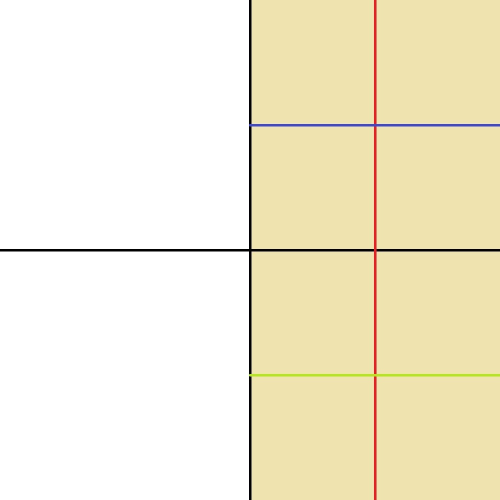
#> input picture ImaginaryNumber/res/input.jpg, 1000 x 1000 px (shown at 1/2 size)
$ python Transfer.py
#> lines starting #> are read from the running program, lines starting #| are printed output that depends on the picture
# codes borrowed from https://github.com/stephencwelch/Imaginary-Numbers-Are-Real

import matplotlib.image as mpimg
from pylab import *
import cv2

img = mpimg.imread('res/input.jpg')
#> img is the input picture: shape (1000, 1000, 3); mean R, G, B 243.9, 237.3, 212

# show image
# image: (1000, 1000, 3)
figure(0, (6, 6))
imshow(img)
show()

# cut the right part of image
imgRight = img[:, img.shape[1] // 2:]
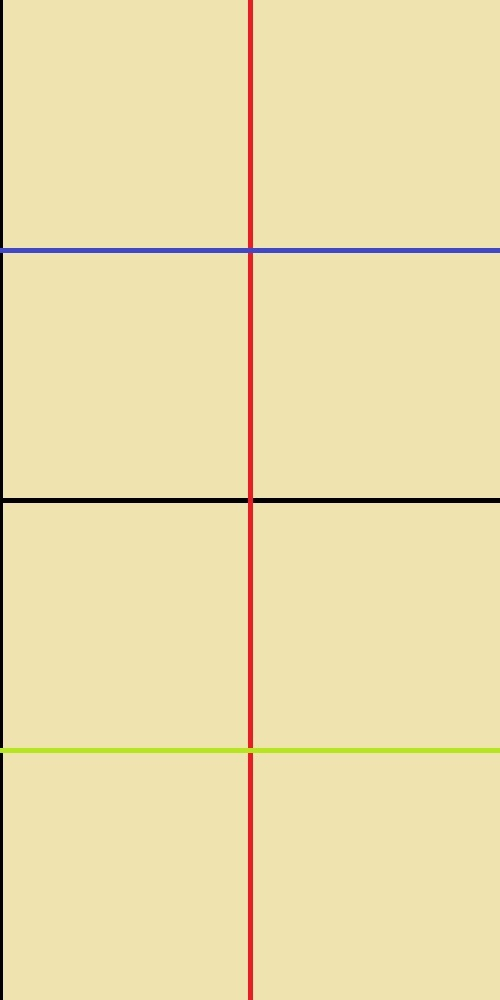
#> imgRight: shape (1000, 500, 3); mean R, G, B 235, 221.9, 171.3
# range of z
inputBounds = np.array([0, 2, -2, 2])
# size of original image
inputResolution = imgRight.shape
#> inputResolution = (1000, 500, 3)

# show right part of image
figure(0, (6, 6))
imshow(imgRight)
show()

# range of w
outputBounds = 6.5 * np.array([-1, 1, -1, 1])
# size of output image
outputResolution = [1200, 1200]

# Create x and y sampling vectors
xInput = np.linspace(inputBounds[0], inputBounds[1], inputResolution[1])
#> xInput = 500 values from 0 to 2
yInput = np.linspace(inputBounds[2], inputBounds[3], inputResolution[0])
#> yInput = 1000 values from -2 to 2

# Put sampling vectors on 2d grid:
x, y = np.meshgrid(xInput, yInput)
z = x + 1j * y

# print(z[0:4, 0:4])

w = z ** 2

# calculate scalar of re and im
reSlope = float(outputResolution[1]) / (outputBounds[1] - outputBounds[0])
imSlope = float(outputResolution[0]) / (outputBounds[3] - outputBounds[2])

# build index of output image
reIndex = (w.real * reSlope + outputResolution[1] / 2).round().astype('int')
imIndex = (w.imag * imSlope + outputResolution[0] / 2).round().astype('int')

outputImageSize = outputResolution[:]
outputImageSize.append(3)

mappedImage = np.empty(outputImageSize)
mappedImage[:] = NAN


def nasty_loop_time():
    whiteThresh = 200

    for i in range(inputResolution[0]):
        for j in range(inputResolution[1]):
            # Only map pixels in the output range:
            if 0 < reIndex[i, j] < outputResolution[1]:
                if 0 < imIndex[i, j] < outputResolution[0]:
                    # Check if that pixel has been filled yet:
                    if isnan(mappedImage[imIndex[i, j], reIndex[i, j], 0]):
                        mappedImage[imIndex[i, j], reIndex[i, j], :] = imgRight[i, j, :]
                    # Check if non-white:
                    elif imgRight[i, j, 0] < whiteThresh or imgRight[i, j, 1] < whiteThresh or \
                            imgRight[i, j, 2:] < whiteThresh:
                        mappedImage[imIndex[i, j], reIndex[i, j], :] = imgRight[i, j, :]
#> mappedImage: shape (1200, 1200, 3) float64; 72.58% of the values are NaN or infinite; the others: min 0, max 255, mean 210.1


nasty_loop_time()

# figure(0, (12, 12))
mappedImageInt = mappedImage.astype('uint8')
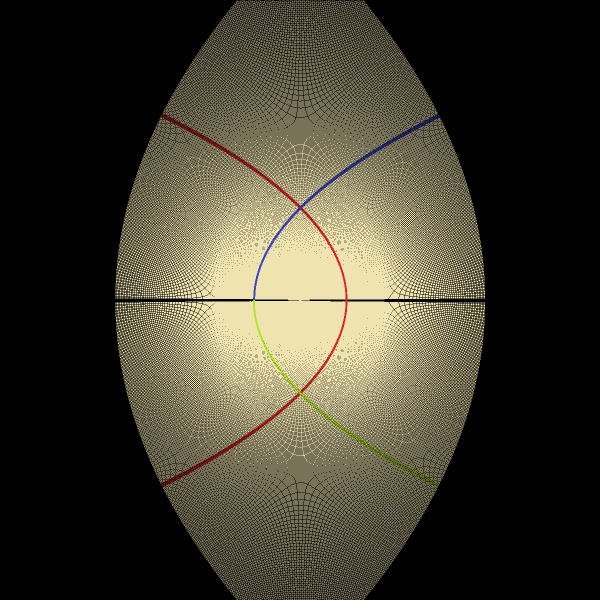
#> mappedImageInt: shape (1200, 1200, 3) (shown at 1/2 size); mean R, G, B 64.7, 61, 47.1
# imshow(mappedImageInt)
# show()

# inpainting
mask = np.zeros((outputResolution[0], outputResolution[1]), dtype='uint8')
mask[isnan(mappedImage[:, :, 0])] = 1

# figure(0, (7, 7))
# imshow(mask)
# show()

# use the central part of output image
maskCentral = mask.copy()[300:900, 300:900]
mappedImageCentral = mappedImageInt.copy()[300:900, 300:900, :]
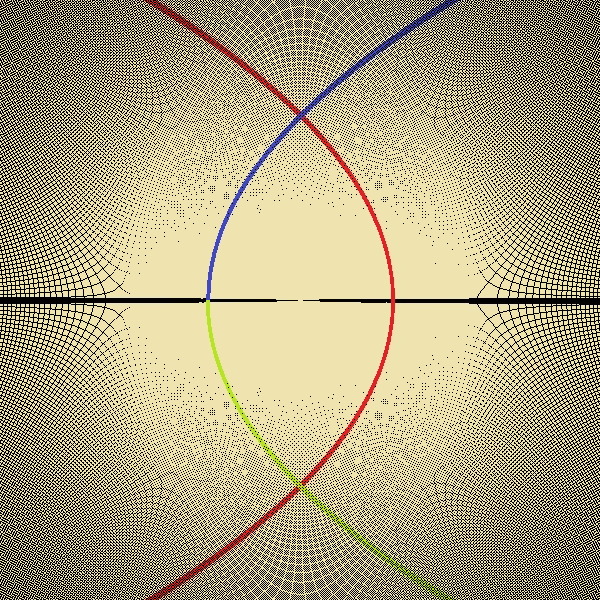
#> mappedImageCentral: shape (600, 600, 3); mean R, G, B 171.2, 161.4, 124.6

# figure(0, (7, 7))
# imshow(mappedImageCentral)
# show()

finalImage = cv2.inpaint(mappedImageCentral, maskCentral, 3, cv2.INPAINT_NS)
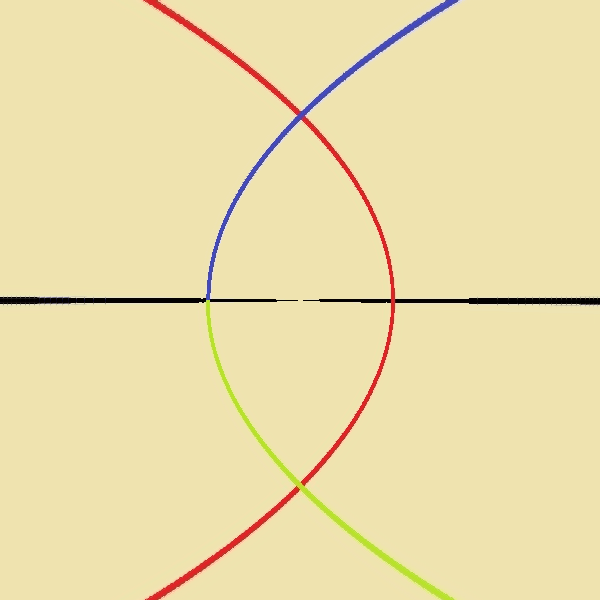
#> finalImage: shape (600, 600, 3); mean R, G, B 235.6, 222.2, 171.6

figure(0, (10, 10))
imshow(finalImage)
show()
imsave('res/output.jpg', finalImage)
